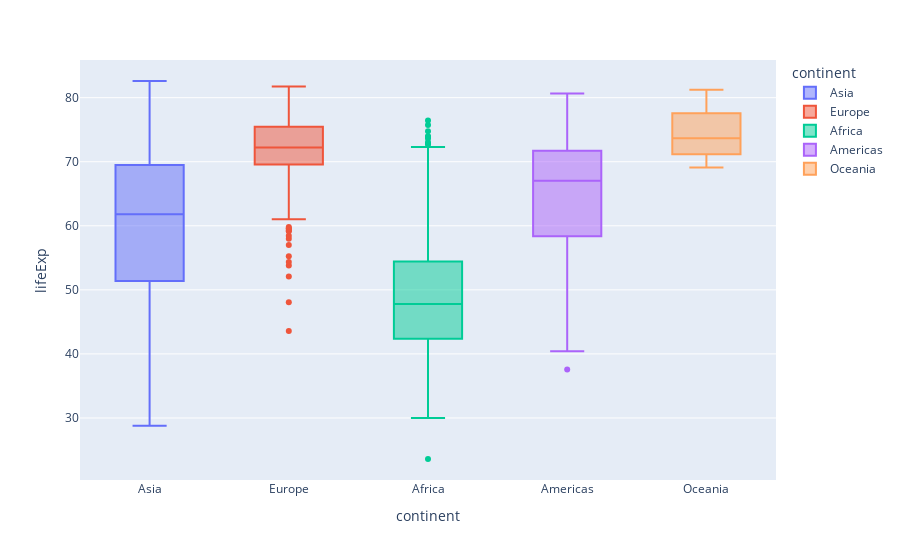

This figure's notebook cell:
### Code cell
# Box plot
px.box(df, x ='continent', y= 'lifeExp', color = 'continent')

### Figure 1 — Plotly figure (JSON) as saved in the notebook; plotly's stock layout.template omitted (floating-point values rounded to 4 significant figures; data arrays with more than 128 entries replaced by an {"elided": "..."} marker saying what was removed)
{"data": [{"alignmentgroup": "True", "hovertemplate": "continent=%{x}<br>lifeExp=%{y}<extra></extra>", "legendgroup": "Asia", "marker": {"color": "#636efa"}, "name": "Asia", "notched": false, "offsetgroup": "Asia", "orientation": "v", "showlegend": true, "type": "box", "x": {"elided": "396 str values"}, "x0": " ", "xaxis": "x", "y": {"elided": "396 float values"}, "y0": " ", "yaxis": "y"}, {"alignmentgroup": "True", "hovertemplate": "continent=%{x}<br>lifeExp=%{y}<extra></extra>", "legendgroup": "Europe", "marker": {"color": "#EF553B"}, "name": "Europe", "notched": false, "offsetgroup": "Europe", "orientation": "v", "showlegend": true, "type": "box", "x": {"elided": "360 str values"}, "x0": " ", "xaxis": "x", "y": {"elided": "360 float values"}, "y0": " ", "yaxis": "y"}, {"alignmentgroup": "True", "hovertemplate": "continent=%{x}<br>lifeExp=%{y}<extra></extra>", "legendgroup": "Africa", "marker": {"color": "#00cc96"}, "name": "Africa", "notched": false, "offsetgroup": "Africa", "orientation": "v", "showlegend": true, "type": "box", "x": {"elided": "624 str values"}, "x0": " ", "xaxis": "x", "y": {"elided": "624 float values"}, "y0": " ", "yaxis": "y"}, {"alignmentgroup": "True", "hovertemplate": "continent=%{x}<br>lifeExp=%{y}<extra></extra>", "legendgroup": "Americas", "marker": {"color": "#ab63fa"}, "name": "Americas", "notched": false, "offsetgroup": "Americas", "orientation": "v", "showlegend": true, "type": "box", "x": {"elided": "300 str values"}, "x0": " ", "xaxis": "x", "y": {"elided": "300 float values"}, "y0": " ", "yaxis": "y"}, {"alignmentgroup": "True", "hovertemplate": "continent=%{x}<br>lifeExp=%{y}<extra></extra>", "legendgroup": "Oceania", "marker": {"color": "#FFA15A"}, "name": "Oceania", "notched": false, "offsetgroup": "Oceania", "orientation": "v", "showlegend": true, "type": "box", "x": ["Oceania", "Oceania", "Oceania", "Oceania", "Oceania", "Oceania", "Oceania", "Oceania", "Oceania", "Oceania", "Oceania", "Oceania", "Oceania", "Oceania", "Oceania", "Oceania", "Oceania", "Oceania", "Oceania", "Oceania", "Oceania", "Oceania", "Oceania", "Oceania"], "x0": " ", "xaxis": "x", "y": [69.12, 70.33, 70.93, 71.1, 71.93, 73.49, 74.74, 76.32, 77.56, 78.83, 80.37, 81.23, 69.39, 70.26, 71.24, 71.52, 71.89, 72.22, 73.84, 74.32, 76.33, 77.55, 79.11, 80.2], "y0": " ", "yaxis": "y"}], "layout": {"boxmode": "overlay", "legend": {"title": {"text": "continent"}, "tracegroupgap": 0}, "margin": {"t": 60}, "xaxis": {"anchor": "y", "categoryarray": ["Asia", "Europe", "Africa", "Americas", "Oceania"], "categoryorder": "array", "domain": [0, 1], "title": {"text": "continent"}}, "yaxis": {"anchor": "x", "domain": [0, 1], "title": {"text": "lifeExp"}}}}
